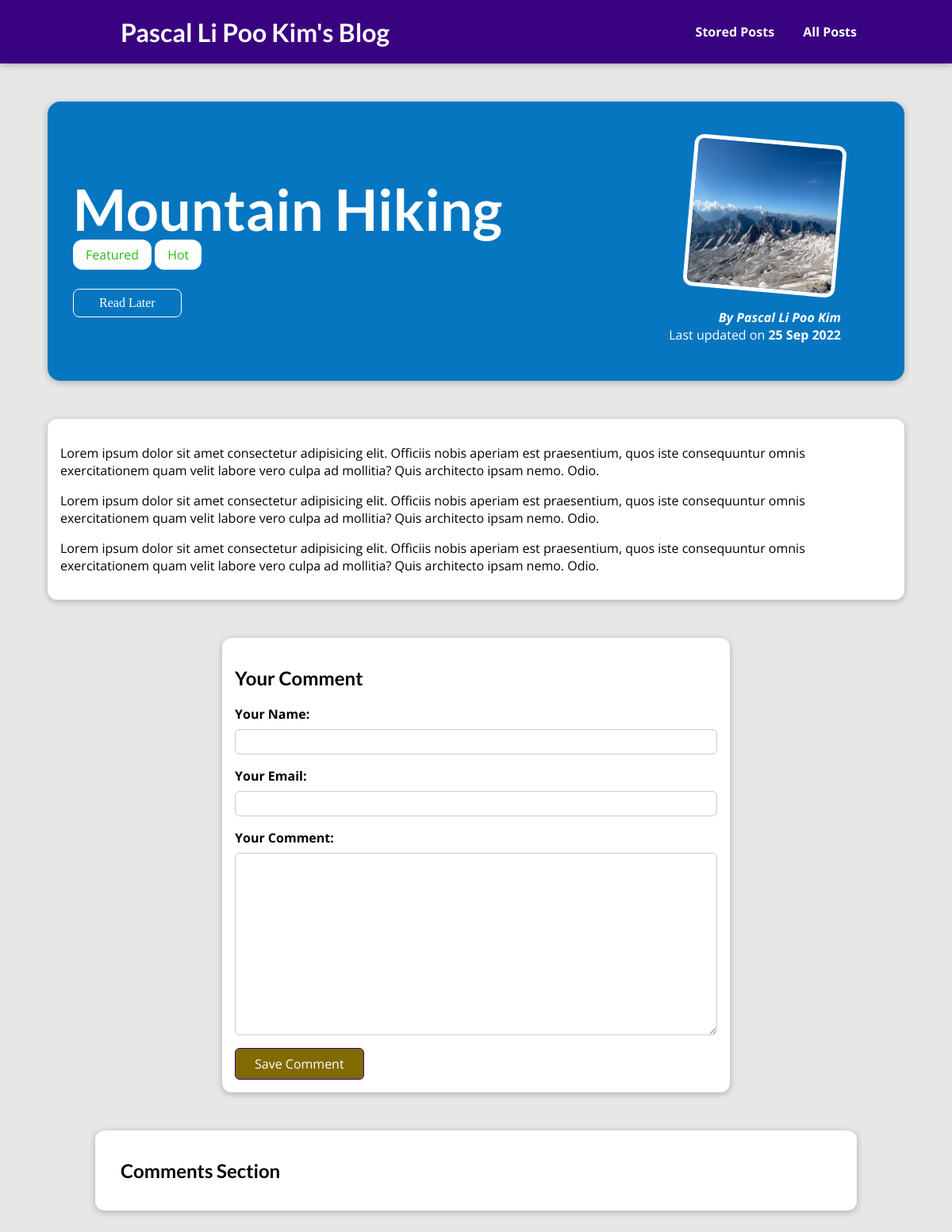
The app's page /posts/mountain-hiking with its own data.
### blog/models.py (models this page shows, shortened)
class Post(models.Model):
    title = models.CharField(max_length=150)
    excerpt = models.CharField(max_length=200)
    image = models.ImageField(upload_to="posts", null=True)
    date = models.DateField(auto_now=True)
    slug = models.SlugField(unique=True)
    content = models.TextField(validators=[MinLengthValidator(10)])
    author = models.ForeignKey(
        Author, on_delete=models.SET_NULL, null=True, related_name="posts"
    )
    tags = models.ManyToManyField(Tag)

class Tag(models.Model):
    caption = models.CharField(max_length=20)

class Author(models.Model):
    first_name = models.CharField(max_length=100)
    last_name = models.CharField(max_length=100)
    email_address = models.EmailField()
    def fullName(self):
        return f"{self.first_name} {self.last_name}"
    def __str__(self):
        return self.fullName()

### blog/views.py (the view, shortened to what this page needs)
# urls.py: path("posts/<slug:slug>", views.SinglePostView.as_view(), name="post-detail-page"), #/posts/my-first-post
class SinglePostView(View):
    def is_stored_post(self, request, post_id):
        stored_posts = request.session.get("stored_posts")
        if stored_posts is not None:
            is_saved_for_later = post_id in stored_posts
        else:
            is_saved_for_later = False
        return is_saved_for_later
    def get(self, request, slug):
        post = Post.objects.get(slug=slug)
        context = {
            "post": post,
            "post_tags": post.tags.all(),
            "comment_form": CommentForm(),
            "comments": post.comments.all().order_by("-id"),
            "saved_for_later": self.is_stored_post(request, post.id)
            }
        return render(request, 'blog/post-detail.html', context)

### blog/forms.py
class CommentForm(forms.ModelForm):
    class Meta:
        model = Comment
        exclude = ["post"]
        labels = {
            "user_name": "Your Name",
            "user_email": "Your Email",
            "text": "Your Comment"
        }

### blog/templates/blog/post-detail.html (shortened to what this page needs)
{% extends "base.html"%}
{% load static %}
{%block css_files %}
    <link rel="stylesheet" href="{% static "blog/post-detail.css" %}" >
{% endblock %}
{% block content %}
     <section id="summary">
        <h2 id="title">{{post.title}}</h2>
        <div>
            {% for tag in post_tags %}
                <span class="tag">{{ tag.caption }}</span>
            {% endfor %}
        </div>
        <div id="read-later">
            <form action="{% url "read-later" %}" method="POST">
                <button>
                    {% if saved_for_later %}
                        Remove from "Stored Posts"
                    {% else %}
                        Read Later
                    {% endif %}
                </button>
            </form>
        </div>
        <article>
            <img src="{{ post.image.url }}" alt="Post Title"/>
            <address>By <a href="mailto:{{post.author.email_address}}"> {{post.author}} </a></address>
            <div>
                Last updated on <time>{{post.date|date:"d M Y"}}</time>
            </div>
        </article>
    </section>
    <main>
        {{post.content|linebreaks }}
    </main>
    <section id="comment-form">
        <h2>Your Comment</h2>
        <form action="{% url "post-detail-page"  post.slug %}" method="POST">
            {% for form_field in comment_form %}
                <div class="form-control {% if form_field.errors %} invalid {% endif %}">
                    {{ form_field.label_tag }}
                    {{ form_field }}
                </div>
            {% endfor %}
            <button> Save Comment</button>
        </form>
    </section>
    <section id="comments">
        <h2> Comments Section </h2>
    </section>
{% endblock %}

### static/app.css (style rules this page uses)
* { box-sizing: border-box; }
html { font-family: 'Open Sans', 'Lato', sans-serif; }
body { margin: 0; }
h1, h2, h3 { font-family: 'Lato', sans-serif; font-weight: bold; }

### blog/static/blog/post-detail.css (style rules this page uses)
body { background-color: #e7e7e7; }
#summary { margin: 8rem auto 3rem auto; padding: 2rem; width: 90%; max-width: 90rem; border-radius: 16px; background-color: #0676c0; position: relative; box-shadow: 0 2px 8px rgba(0, 0, 0, 0.25); height: 22rem; }
#summary h2 { color: white; font-size: 4.5rem; margin-bottom: 0.25rem; }
#summary article { position: absolute; top: 2rem; right: 3rem; padding: 1rem 2rem; border-radius: 12px; text-align: right; color: white; }
#summary article img { width: 12rem; height: 12rem; border-radius: 12px; transform: rotateZ(5deg); border: 5px solid white; margin-bottom: 1rem; }
#summary address { font-weight: bold; }
#summary a { color: white; text-decoration: none; }
#summary time { font-weight: bold; }
#read-later { margin: 2rem 0; }
#read-later button { background-color: transparent; border: 1px solid white; padding: 0.5rem 2rem; font: inherit; color: white; cursor: pointer; border-radius: 8px; font-family: fantasy; }
main { width: 90%; max-width: 90rem; margin: 3rem auto; background-color: white; padding: 1rem; border-radius: 12px; box-shadow: 0 2px 8px rgba(0, 0, 0, 0.25); }
.tag { background-color:white; color: rgb(46, 185, 22); padding: 0.5rem 1rem; border-radius: 12px; }
#comment-form { margin: 3rem auto; width: 90%; max-width: 40rem; border-radius: 12px; background-color: white; box-shadow: 0 2px 8px rgba(0, 0, 0, 0.25); padding: 1rem; }
#comment-form button { font: inherit; background-color: #816a02; color: white; border: 1px solid #390281; padding: 0.5rem 1.5rem; border-radius: 6px; cursor: pointer; }
.form-control { margin-bottom: 1rem; }
.form-control label { font-weight: bold; margin-bottom: 0.5rem; display: block; }
.form-control input, .form-control textarea { display: block; width: 100%; font: inherit; padding: 0.25rem; border-radius: 6px; border: 1px solid #ccc; }
#comments { margin: 3rem auto; width: 90%; max-width: 60rem; border-radius: 12px; background-color: white; box-shadow: 0 2px 8px rgba(0, 0, 0, 0.25); padding: 1rem 2rem; }

### records on screen
Post: title "Mountain Hiking", image (picture), author "Pascal Li Poo Kim", date "25 Sep 2022", content "Lorem ipsum dolor sit amet consectetur adipisicing elit. Officiis nobis aperiam est praesentium, quos iste consequuntur omnis exercitationem quam velit labore vero culpa ad mollitia? Quis architecto ipsam nemo. Odio. Lorem ipsum dolor sit amet consectetur adipisicing elit. Officiis nobis aperiam est praesentium, quos iste consequuntur omnis exercitationem quam velit labore vero culpa ad mollitia? Quis architecto ipsam nemo. Odio. Lorem ipsum dolor sit amet consectetur adipisicing elit. Officiis nobis aperiam est praesentium, quos iste consequuntur omnis exercitationem quam velit labore vero culpa ad mollitia? Quis architecto ipsam nemo. Odio."
Tag: caption "Featured"
Tag: caption "Hot"
